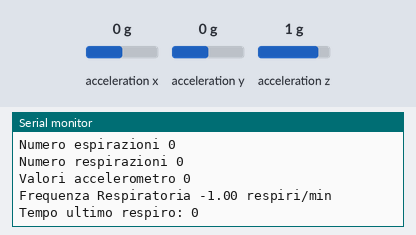
A sketch run on a simulated Arduino Uno, built with avr-gcc and run on an emulated ATmega328P. Parts: the last lines printed to the serial monitor. Wiring (inferred from the names in the program): MPU-6050 motion sensor at I2C address 0x68. The inputs (shaded band) are chosen by the test bench; at power-on: acceleration y 0 g, acceleration x 0 g, acceleration z 1 g.

Above: at 1.2 s.
1.3 s: acceleration y set to -1.4 g
At 1.51 s:
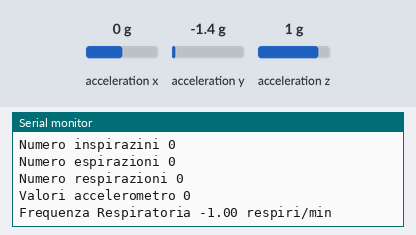
2.8 s: acceleration y set to -0.8 g
At 3.1 s:
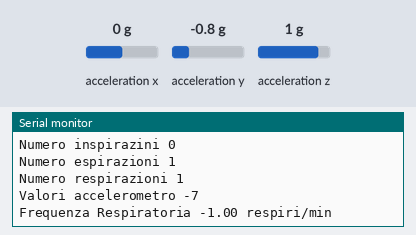
4.3 s: acceleration y set to 0 g
At 4.31 s:
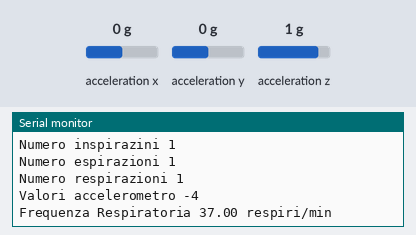
Timing chart, 0 to 7.3 s (numbered marks = the images above; inputs shaded):
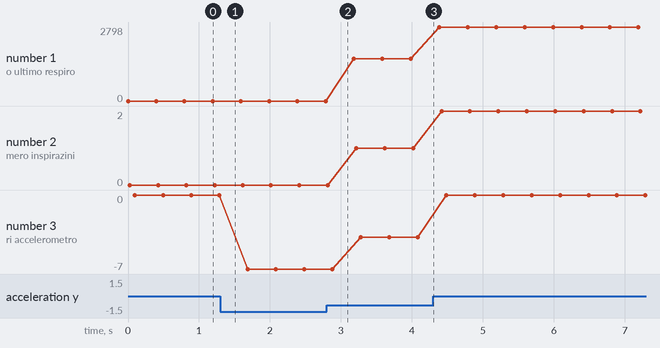

The sketch:

ProvaFrequenza.ino
```cpp
#include<Wire.h> // Importa la libreria per comunicare con l'accelerometro tramite protocollo I2C

const int MPU=0x68;  // I2C indirizzo dell' MPU-6050

int cnt;
int somma;
float media;
int  switchState;
int prevTime;
int time;
int tempoRespiro;
int  prevSwitchState = 0;
int numero_respiri = 0;
int numero_inspirazioni = 0;
int numero_espirazioni = 0;
int numero_respiri2 = 0;
float frequenza;
//SETUP
void setup(){
  //Avvio e imposto la comunicazione con l'accelerometro usando il protocollo I2C
  Wire.begin();
  Wire.beginTransmission(MPU);
  Wire.write(0x6B);  // Setto l'ndirizzo
  Wire.write(0);     // Invio un bit per avviare la comunicazione con lo slave (wakes up the MPU-6050)
  Wire.endTransmission(true);
  //

  //Avvio la comunicazione con il monitor seriale
  Serial.begin(9600);
  //
}
//LOOP
void loop(){
  //Funzione millis che tiene traccia del tempo trascorso
time = millis();
  //Avvio una comunicazione tra MASTER(arduino) e SLAVE(accelerometro)
  Wire.beginTransmission(MPU);
  Wire.write(0x3D);  // Starting with register 0x3F (ACCEL_ZOUT_H)
  Wire.endTransmission(false);
  Wire.requestFrom(MPU,2,true);  // Request a total of 2 registers
  //
  switchState = (Wire.read()<<8|Wire.read())/3000;

        if ( switchState > prevSwitchState ) {
          tempoRespiro = time - prevTime;

          numero_inspirazioni++;
          }
        if ( switchState < prevSwitchState ) {
          prevTime = time;
          numero_espirazioni++;
          numero_respiri++;
          }

        frequenza = 60000/tempoRespiro;
        prevSwitchState = switchState;
        cnt++;
  Serial.print("Tempo ultimo respiro: ");Serial.println(tempoRespiro);
  Serial.print("Numero inspirazini ");Serial.println(numero_inspirazioni);
  Serial.print("Numero espirazioni ");Serial.println(numero_espirazioni);
  Serial.print("Numero respirazioni ");Serial.println(numero_respiri);
  Serial.print("Valori accelerometro ");Serial.println(switchState);
  Serial.print("Frequenza Respiratoria ");Serial.print(frequenza);Serial.println(" respiri/min");
  delay(300);
}
```

Measured:
- plotted number 1: 0 → 1593 after the input at 2.8 s, 1593 → 2798 after the input at 4.3 s
- plotted number 2: 1 → 2 after the input at 4.3 s
- plotted number 3: 0 → -7 after the input at 1.3 s, -7 → -4 after the input at 2.8 s
